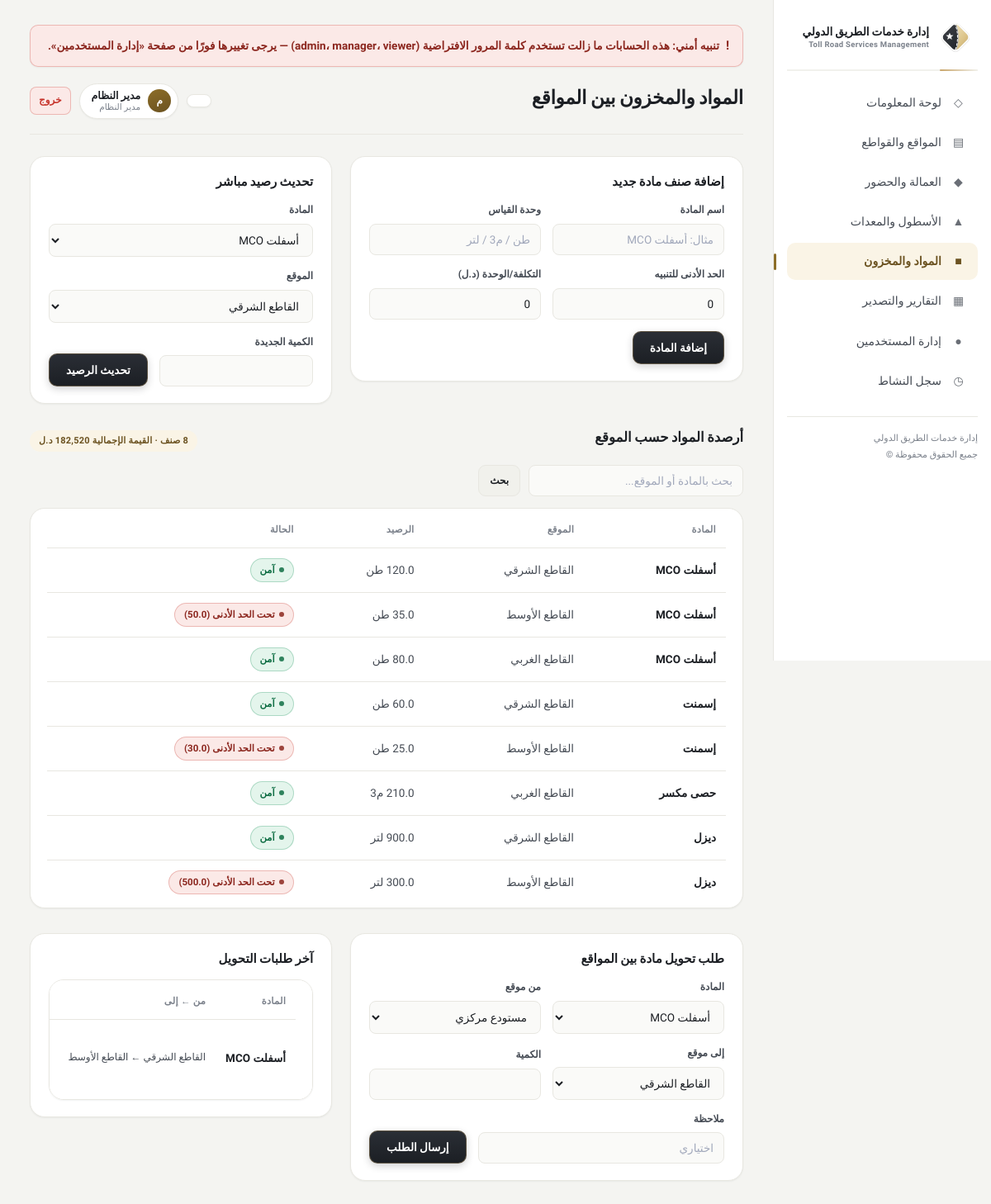
Page /materials (signed in) on the committed database.
### tables this page shows
CREATE TABLE material_stock (
    id              INTEGER PRIMARY KEY AUTOINCREMENT,
    material_id     INTEGER NOT NULL,
    site_id         INTEGER NOT NULL,
    quantity        REAL DEFAULT 0,
    UNIQUE(material_id, site_id),
    FOREIGN KEY (material_id) REFERENCES materials(id),
    FOREIGN KEY (site_id) REFERENCES sites(id)
);

CREATE TABLE materials (
    id              INTEGER PRIMARY KEY AUTOINCREMENT,
    name            TEXT NOT NULL,
    unit            TEXT NOT NULL,
    min_threshold   REAL DEFAULT 0,
    cost_per_unit   REAL DEFAULT 0
);

CREATE TABLE sites (
    id              INTEGER PRIMARY KEY AUTOINCREMENT,
    name            TEXT NOT NULL,
    code            TEXT NOT NULL UNIQUE,
    km_from         REAL,
    km_to           REAL,
    progress_pct    REAL DEFAULT 0,      -- نسبة الإنجاز الفعلي
    budget          REAL DEFAULT 0,      -- الميزانية المعتمدة
    spent           REAL DEFAULT 0,      -- المصروف الفعلي
    manager_name    TEXT,                -- مدير الموقع المسؤول
    latitude        REAL,                -- إحداثيات الموقع (لخريطة الموقع)
    longitude       REAL,
    status          TEXT NOT NULL DEFAULT 'قيد التنفيذ',  -- قيد التنفيذ | متوقف | مكتمل
    created_at      TEXT DEFAULT (datetime('now'))
);

CREATE TABLE material_transfers (
    id              INTEGER PRIMARY KEY AUTOINCREMENT,
    material_id     INTEGER NOT NULL,
    from_site_id    INTEGER,
    to_site_id      INTEGER NOT NULL,
    quantity        REAL NOT NULL,
    date            TEXT NOT NULL,
    status          TEXT NOT NULL DEFAULT 'قيد الانتظار',  -- قيد الانتظار | مكتمل | مرفوض
    note            TEXT,
    requested_by    TEXT,
    FOREIGN KEY (material_id) REFERENCES materials(id),
    FOREIGN KEY (from_site_id) REFERENCES sites(id),
    FOREIGN KEY (to_site_id) REFERENCES sites(id)
);

### app.py (the view, shortened to what this page needs)
@app.route("/materials", methods=["GET", "POST"])
@login_required
def materials():
    db = get_db()
    all_materials = db.execute("SELECT * FROM materials ORDER BY name").fetchall()
    all_sites = db.execute("SELECT * FROM sites ORDER BY km_from").fetchall()
    q = request.args.get("q", "").strip()
    stock_query = """SELECT ms.*, m.name as material_name, m.unit, m.min_threshold,
                             s.name as site_name
                      FROM material_stock ms
                      JOIN materials m ON m.id = ms.material_id
                      JOIN sites s ON s.id = ms.site_id"""
    params = []
    if q:
        stock_query += " WHERE m.name LIKE ? OR s.name LIKE ?"
        params = [f"%{q}%", f"%{q}%"]
    stock_query += " ORDER BY m.name, s.km_from"
    stock_rows = db.execute(stock_query, params).fetchall()
    transfers = db.execute(
        """SELECT t.*, m.name as material_name, m.unit,
                  sf.name as from_name, st.name as to_name
           FROM material_transfers t
           JOIN materials m ON m.id = t.material_id
           LEFT JOIN sites sf ON sf.id = t.from_site_id
           JOIN sites st ON st.id = t.to_site_id
           ORDER BY t.date DESC, t.id DESC LIMIT 20"""
    ).fetchall()
    total_stock_value = db.execute(
        """SELECT ROUND(SUM(ms.quantity * m.cost_per_unit), 0) as v
           FROM material_stock ms JOIN materials m ON m.id = ms.material_id"""
    ).fetchone()["v"] or 0
    db.close()
    return render_template(
        "materials.html",
        materials=all_materials,
        sites=all_sites,
        stock_rows=stock_rows,
        transfers=transfers,
        q=q,
        total_stock_value=total_stock_value,
    )

### app.py (called while the page is built, shortened)
def ensure_db():
    ok = False
    if os.path.exists(DB_PATH) and os.path.getsize(DB_PATH) > 0:
        try:
            db = get_db()
            ok = db.execute(
                "SELECT 1 FROM sqlite_master WHERE type='table' AND name='users'"
            ).fetchone() is not None
            db.close()
        except Exception:
            ok = False
    if not ok:
        init_db(seed=True)

def _check_default_passwords():
    global _default_pw_checked
    if _default_pw_checked:
        return

def _client_ip():
    if BEHIND_PROXY:
        fwd = request.headers.get("X-Forwarded-For", "")
        if fwd:
            return fwd.split(",")[0].strip()
    return request.remote_addr or "unknown"

def csrf_token():
    token = session.get("csrf_token")
    if not token:
        token = secrets.token_urlsafe(32)
        session["csrf_token"] = token
    return token

def _verify_csrf():
    if request.method != "POST":
        return None

@app.before_request
def _before():
    ensure_db()
    _check_default_passwords()
    if session.get("user_id") and not session.permanent:
        session.permanent = True
    denied = _verify_csrf()
    if denied is not None:
        return denied

def login_required(view):
    @wraps(view)
    def wrapped(*args, **kwargs):
        if not session.get("user_id"):
            flash("يجب تسجيل الدخول أولاً", "error")
            return redirect(url_for("login", next=request.path))
        return view(*args, **kwargs)
    return wrapped

@app.context_processor
def inject_user():
    return {
        "current_user": {
            "id": session.get("user_id"),
            "username": session.get("username"),
            "full_name": session.get("full_name"),
            "role": session.get("role"),
            "role_label": ROLE_LABELS.get(session.get("role"), ""),
        },
        "current_user_id": session.get("user_id"),
        "can_edit": session.get("role") in ("admin", "manager"),
        "is_admin": session.get("role") == "admin",
        "csrf_token": csrf_token,
        "app_name": APP_NAME_AR,
        "app_name_en": APP_NAME_EN,
        "show_demo_accounts": (
            SHOW_DEMO_ACCOUNTS if _DEMO_FLAG_SET else bool(DEFAULT_PASSWORD_USERS)
        ),
        "default_password_users": DEFAULT_PASSWORD_USERS,
    }

### database.py (called while the page is built)
def get_db():
    conn = sqlite3.connect(DB_PATH, timeout=10)
    conn.row_factory = sqlite3.Row
    conn.execute("PRAGMA foreign_keys = ON")
    conn.execute("PRAGMA busy_timeout = 5000")
    return conn

### templates/materials.html (shortened to what this page needs)
{% extends "base.html" %}
{% block page_title %}المواد والمخزون بين المواقع{% endblock %}
{% block content %}
{% if can_edit %}
<div class="two-col section">
    <div class="card">
        <h2 class="card-title">إضافة صنف مادة جديد</h2>
        <form method="post" class="form-inline">
            <div class="field"><label>اسم المادة</label><input name="name" required placeholder="مثال: أسفلت MCO"></div>
            <div class="field"><label>وحدة القياس</label><input name="unit" required placeholder="طن / م3 / لتر"></div>
            <div class="field"><label>الحد الأدنى للتنبيه</label><input name="min_threshold" type="number" step="0.1" value="0"></div>
            <div class="field"><label>التكلفة/الوحدة (د.ل)</label><input name="cost_per_unit" type="number" step="0.1" value="0"></div>
            <button class="btn" type="submit">إضافة المادة</button>
        </form>
    </div>
    <div class="card">
        <h2 class="card-title">تحديث رصيد مباشر</h2>
        <form method="post" action="{{ url_for('update_stock') }}" class="form-inline">
            <div class="field">
                <label>المادة</label>
                <select name="material_id" required>
                    {% for m in materials %}<option value="{{ m.id }}">{{ m.name }}</option>{% endfor %}
                </select>
            </div>
            <div class="field">
                <label>الموقع</label>
                <select name="site_id" required>
                    {% for s in sites %}<option value="{{ s.id }}">{{ s.name }}</option>{% endfor %}
                </select>
            </div>
            <div class="field"><label>الكمية الجديدة</label><input name="quantity" type="number" step="0.1" required></div>
            <button class="btn" type="submit">تحديث الرصيد</button>
        </form>
    </div>
</div>
{% endif %}
<div class="section">
    <div class="section-head">
        <h2>أرصدة المواد حسب الموقع</h2>
        <span class="count-pill">{{ stock_rows|length }} صنف · القيمة الإجمالية {{ "{:,.0f}".format(total_stock_value) }} د.ل</span>
    </div>
    <form class="search-bar" method="get">
        <input type="text" name="q" value="{{ q }}" placeholder="بحث بالمادة أو الموقع...">
        <button class="btn btn-ghost btn-small" type="submit">بحث</button>
    </form>
    <div class="table-wrap"><div class="card-pad">
    {% if stock_rows %}
    <table>
        <thead><tr><th>المادة</th><th>الموقع</th><th>الرصيد</th><th>الحالة</th></tr></thead>
        <tbody>
        {% for s in stock_rows %}
            <tr>
                <td data-label="المادة">{{ s.material_name }}</td>
                <td data-label="الموقع">{{ s.site_name }}</td>
                <td data-label="الرصيد">{{ s.quantity }} {{ s.unit }}</td>
                <td data-label="الحالة">
                    {% if s.quantity < s.min_threshold %}
                        <span class="badge badge-red">تحت الحد الأدنى ({{ s.min_threshold }})</span>
                    {% else %}
                        <span class="badge badge-green">آمن</span>
                    {% endif %}
                </td>
            </tr>
        {% endfor %}
        </tbody>
    </table>
    {% else %}
        <div class="empty">لا توجد أرصدة مطابقة.</div>
    {% endif %}
    </div></div>
</div>
{% if can_edit %}
<div class="two-col section">
    <div class="card">
        <h2 class="card-title">طلب تحويل مادة بين المواقع</h2>
        <form method="post" action="{{ url_for('request_transfer') }}" class="form-inline">
            <div class="field">
                <label>المادة</label>
                <select name="material_id" required>
                    {% for m in materials %}<option value="{{ m.id }}">{{ m.name }}</option>{% endfor %}
                </select>
            </div>
            <div class="field">
                <label>من موقع</label>
                <select name="from_site_id">
                    <option value="">مستودع مركزي</option>
                </select>
            </div>
            <div class="field">
                <label>إلى موقع</label>
                <select name="to_site_id" required>
                    {% for s in sites %}<option value="{{ s.id }}">{{ s.name }}</option>{% endfor %}
                </select>
            </div>
            <div class="field"><label>الكمية</label><input name="quantity" type="number" step="0.1" required></div>
            <div class="field"><label>ملاحظة</label><input name="note" placeholder="اختياري"></div>
            <button class="btn" type="submit">إرسال الطلب</button>
        </form>
    </div>
    <div class="card">
        <h2 class="card-title">آخر طلبات التحويل</h2>
        <div class="table-wrap"><div class="card-pad">
        {% if transfers %}
        <table>
            <thead><tr><th>المادة</th><th>من ← إلى</th><th>الكمية</th><th>الحالة</th><th></th></tr></thead>
            <tbody>
            {% for t in transfers %}
                <tr>
                    <td data-label="المادة">{{ t.material_name }}</td>
                    <td data-label="من ← إلى" style="font-size:12px;">{{ t.from_name or 'مستودع مركزي' }} ← {{ t.to_name }}</td>
                    <td data-label="الكمية">{{ t.quantity }} {{ t.unit }}</td>
                </tr>
            {% endfor %}
            </tbody>
        </table>
        {% else %}
            <div class="empty">لا توجد طلبات تحويل بعد.</div>
        {% endif %}
        </div></div>
    </div>
</div>
{% endif %}
{% endblock %}

### rows in the picture
material_stock: material_name "أسفلت MCO", site_name "القاطع الشرقي", unit "طن", quantity "آمن"
material_stock: material_name "أسفلت MCO", site_name "القاطع الأوسط", unit "طن", min_threshold "50.0"
material_stock: material_name "أسفلت MCO", site_name "القاطع الغربي", unit "طن", quantity "آمن"
material_stock: material_name "إسمنت", site_name "القاطع الشرقي", unit "طن", quantity "آمن"
material_stock: material_name "إسمنت", site_name "القاطع الأوسط", unit "طن", min_threshold "30.0"
material_stock: material_name "حصى مكسر", site_name "القاطع الغربي", unit "م3", quantity "آمن"
material_stock: material_name "ديزل", site_name "القاطع الشرقي", unit "لتر", quantity "آمن"
material_stock: material_name "ديزل", site_name "القاطع الأوسط", unit "لتر", min_threshold "500.0"
material_transfers: material_name "أسفلت MCO", name "القاطع الشرقي", to_name "القاطع الأوسط"

### other values in the picture
{{ default_password_users|join('، ') }} "admin، manager، viewer"
{{ current_user.full_name[0] if current_user.full_name else '؟' }} "م"
{{ current_user.full_name }} "مدير النظام"
{{ current_user.role_label }} "مدير النظام"
{{ "{:,.0f}".format(total_stock_value) }} "182,520"
form field material_id "أسفلت MCO"
form field site_id "القاطع الشرقي"
form field to_site_id "القاطع الشرقي"
